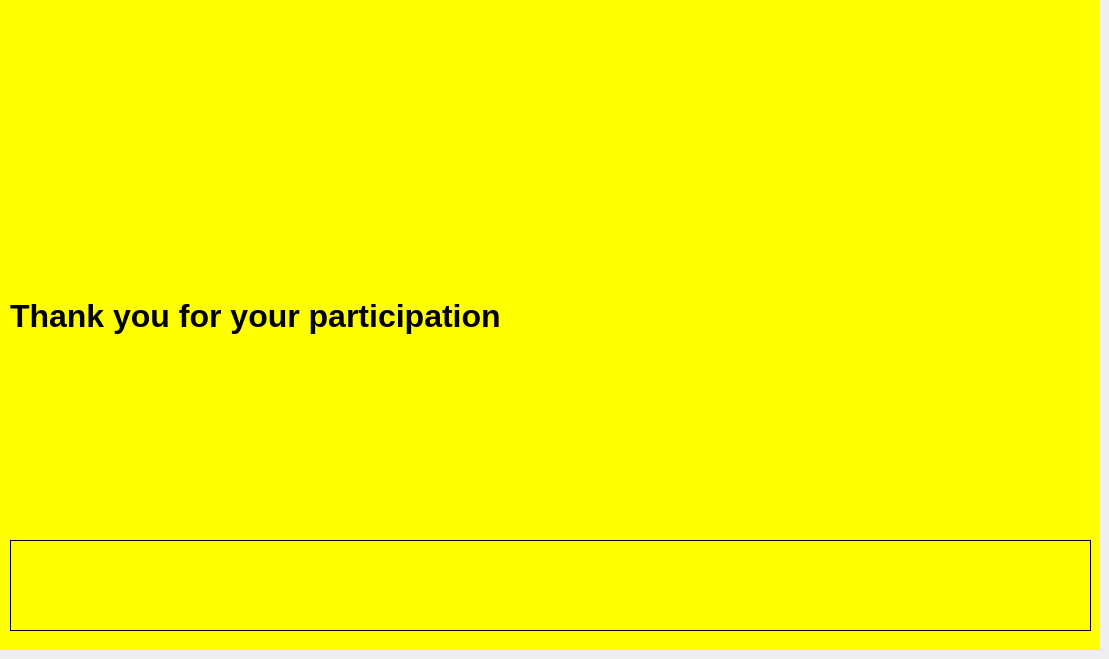
    <widget class="QWidget" name="debriefPage">
     <widget class="QWidget" name="debriefPanel" native="true">
      <property name="geometry">
       <rect>
        <x>0</x>
        <y>0</y>
        <width>1100</width>
        <height>650</height>
       </rect>
      </property>
      <property name="palette">
       <palette>
        <active>
         <colorrole role="Base">
          <brush brushstyle="SolidPattern">
           <color alpha="255">
            <red>255</red>
            <green>255</green>
            <blue>255</blue>
           </color>
          </brush>
         </colorrole>
         <colorrole role="Window">
          <brush brushstyle="SolidPattern">
           <color alpha="255">
            <red>255</red>
            <green>255</green>
            <blue>0</blue>
           </color>
          </brush>
         </colorrole>
        </active>
        <inactive>
         <colorrole role="Base">
          <brush brushstyle="SolidPattern">
           <color alpha="255">
            <red>255</red>
            <green>255</green>
            <blue>255</blue>
           </color>
          </brush>
         </colorrole>
         <colorrole role="Window">
          <brush brushstyle="SolidPattern">
           <color alpha="255">
            <red>255</red>
            <green>255</green>
            <blue>0</blue>
           </color>
          </brush>
         </colorrole>
        </inactive>
        <disabled>
         <colorrole role="Base">
          <brush brushstyle="SolidPattern">
           <color alpha="255">
            <red>255</red>
            <green>255</green>
            <blue>0</blue>
           </color>
          </brush>
         </colorrole>
         <colorrole role="Window">
          <brush brushstyle="SolidPattern">
           <color alpha="255">
            <red>255</red>
            <green>255</green>
            <blue>0</blue>
           </color>
          </brush>
         </colorrole>
        </disabled>
       </palette>
      </property>
      <property name="autoFillBackground">
       <bool>true</bool>
      </property>
      <widget class="QWidget" name="gridLayoutWidget_44">
       <property name="geometry">
        <rect>
         <x>10</x>
         <y>540</y>
         <width>1081</width>
         <height>91</height>
        </rect>
       </property>
       <layout class="QGridLayout" name="pushButtonsDebriefGrid"/>
      </widget>
      <widget class="QWidget" name="gridLayoutWidget_45">
       <property name="geometry">
        <rect>
         <x>10</x>
         <y>90</y>
         <width>1081</width>
         <height>451</height>
        </rect>
       </property>
       <layout class="QGridLayout" name="debriefGrid">
        <item row="0" column="0">
         <widget class="QLabel" name="debriefLbl">
          <property name="font">
           <font>
            <family>Helvetica</family>
            <pointsize>24</pointsize>
            <weight>75</weight>
            <bold>true</bold>
           </font>
          </property>
          <property name="text">
           <string>Thank you for your participation</string>
          </property>
         </widget>
        </item>
       </layout>
      </widget>
      <widget class="QWidget" name="gridLayoutWidget_46">
       <property name="geometry">
        <rect>
         <x>10</x>
         <y>10</y>
         <width>811</width>
         <height>61</height>
        </rect>
       </property>
       <layout class="QGridLayout" name="debriefTitleGrid"/>
      </widget>
      <widget class="QLabel" name="pushButtonsDebriefPanel">
       <property name="geometry">
        <rect>
         <x>10</x>
         <y>540</y>
         <width>1081</width>
         <height>91</height>
        </rect>
       </property>
       <property name="font">
        <font>
         <family>Helvetica</family>
         <pointsize>14</pointsize>
         <weight>75</weight>
         <bold>true</bold>
        </font>
       </property>
       <property name="frameShape">
        <enum>QFrame::Box</enum>
       </property>
       <property name="text">
        <string/>
       </property>
       <property name="alignment">
        <set>Qt::AlignHCenter|Qt::AlignTop</set>
       </property>
      </widget>
      <widget class="QWidget" name="gridLayoutWidget_56">
       <property name="geometry">
        <rect>
         <x>820</x>
         <y>10</y>
         <width>271</width>
         <height>61</height>
        </rect>
       </property>
       <layout class="QGridLayout" name="debriefLogoGrid"/>
      </widget>
      <widget class="QWidget" name="gridLayoutWidget_58">
       <property name="geometry">
        <rect>
         <x>10</x>
         <y>70</y>
         <width>1081</width>
         <height>20</height>
        </rect>
       </property>
       <layout class="QGridLayout" name="debriefBlackSpacingGrid"/>
      </widget>
      <zorder>pushButtonsDebriefPanel</zorder>
      <zorder>gridLayoutWidget_44</zorder>
      <zorder>gridLayoutWidget_45</zorder>
      <zorder>gridLayoutWidget_46</zorder>
      <zorder>gridLayoutWidget_56</zorder>
      <zorder>gridLayoutWidget_58</zorder>
     </widget>
    </widget>
